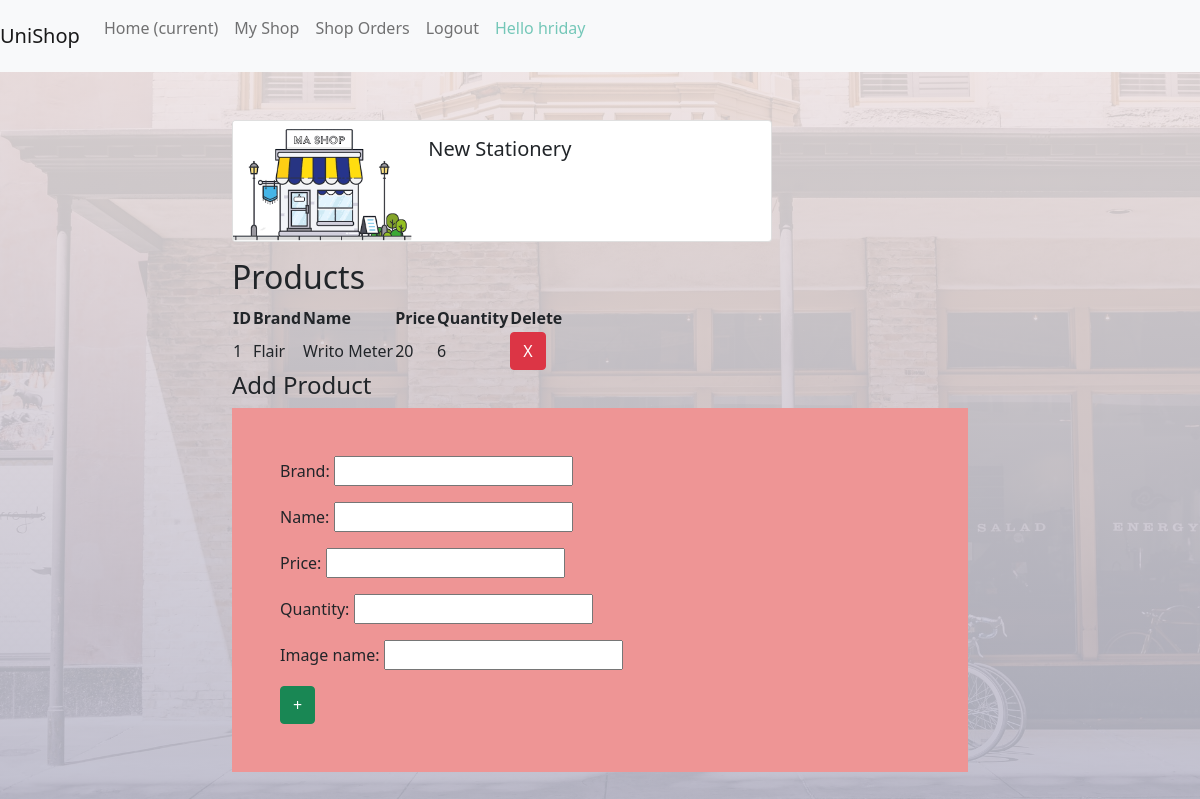
The page /myshop/ (signed in) on the database as committed earlier.
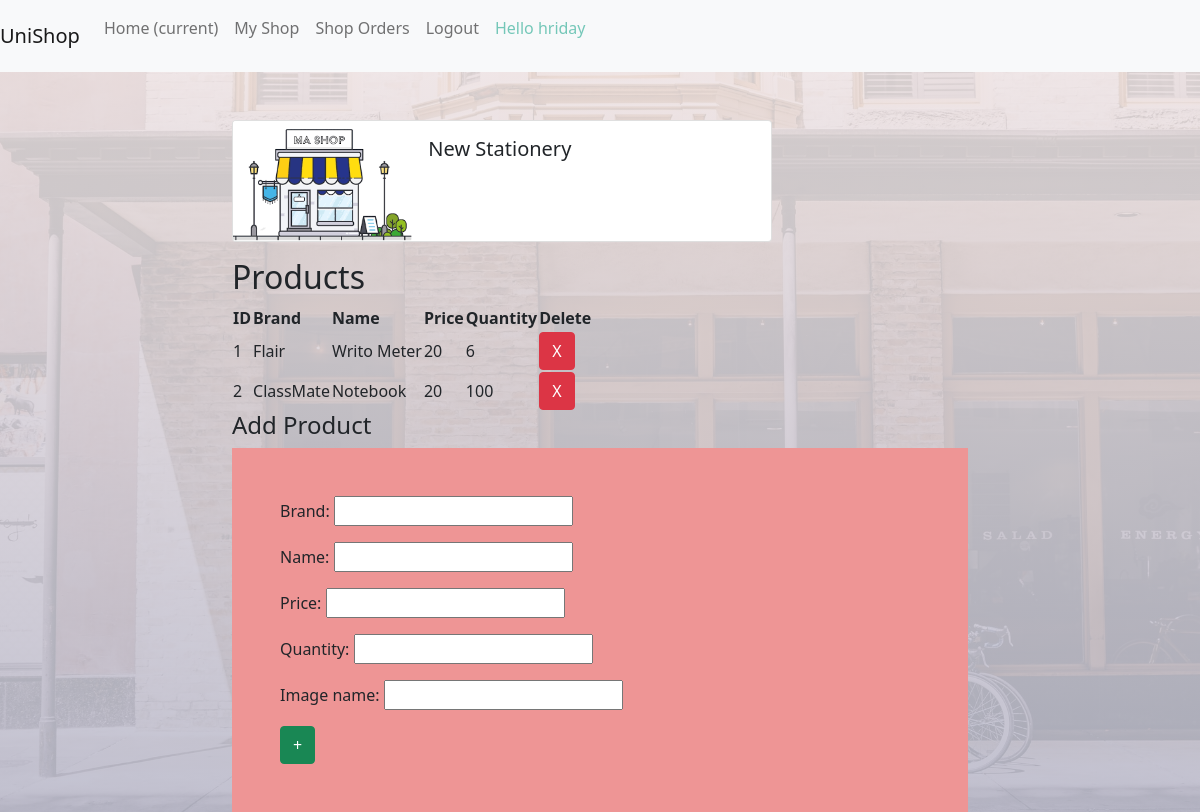
The same page on the database as committed later.
### unishop/models.py (models this page shows, shortened)
class Shop(models.Model):
    name = models.CharField(max_length=100)
    location = models.CharField(max_length=100)
    pincode = models.PositiveIntegerField()
    owner = models.OneToOneField(User,on_delete=models.CASCADE,related_name="shop")
    image_name = models.CharField(max_length=200)
    class Meta:
        db_table = "Shop"

class Product(models.Model):
    brand = models.CharField(max_length=50)
    name = models.CharField(max_length=50)
    price = models.PositiveIntegerField()
    quantity = models.PositiveIntegerField()
    image_name = models.CharField(max_length=100)
    shop = models.ForeignKey('Shop',on_delete=models.CASCADE)
    class Meta:
        db_table = "Product"

### unishop/views.py (the view)
# urls.py: path('myshop/',views.myshop,name = "myshop"),
@login_required
def myshop(request):
    if not request.user.profile.is_owner:
        return redirect('/')
    if request.method == "GET":
        shop_form = ShopForm()
        product_form = ProductForm()
        return render(request,'unishop/myshop.html',{
            "shop_form" : shop_form,
            "product_form" : product_form
        })
    else:
        shop = ShopForm(request.POST)
        shop = shop.save(commit=False)
        shop.owner = request.user
        shop.save()
        return redirect('/myshop')

### unishop/forms.py
class ShopForm(forms.ModelForm):
    class Meta:
        model = Shop
        exclude = ["owner"]

class ProductForm(forms.ModelForm):
    class Meta:
        model = Product
        fields = ['brand','name','price','quantity','image_name']

### unishop/templates/unishop/myshop.html (shortened to what this page needs)
{% extends 'unishop/base.html' %}
{% block bodyblock %}
<div class="container">
{% if not user.shop %}
<div class="row align-items-center justify-content-center">
    <div class="col-lg-8 col-md-10 col-sm-10">
        <h1>You need to create your shop first</h1>
    </div>
</div>
<div class="row align-items-center justify-content-center">
    <div class="col-lg-8 col-md-10 col-sm-10 bg-form">
        <div class="form-warp">
            <form action="/myshop/" method = "POST" class = "form ">
                {{shop_form.as_p}}
                {% csrf_token %}
                <button type = "submit" class = "btn btn-primary">Create Shop</button>
            </form>
        </div>
    </div>
</div>
{% else %}
<div class="row align-items-center justify-content-center">
    <div class="col-lg-8 col-md-10 col-sm-10 align-items-center justify-content-center">
        <div class="card mb-3 mt-5" style="max-width: 540px;">
            <div class="row g-0">
              <div class="col-md-4">
                <img class = "card-img" src="{{user.shop.image_name}}" alt="...">
              </div>
              <div class="col-md-8">
                <div class="card-body">
                  <h5 class="card-title">{{user.shop.name}}</h5>
                </div>
              </div>
            </div>
          </div>
        <h2>Products</h2>
    </div>
</div>
<div class="row align-items-center justify-content-center">
    <div class="col-lg-8 col-md-10 col-sm-10">
        <table>
            <tr>
                <th>ID</th>
                <th>Brand</th>
                <th>Name</th>
                <th>Price</th>
                <th>Quantity</th>
                <th>Delete</th>
            </tr>
            {% for product in user.shop.product_set.all  %}
            <tr>
                <td>{{product.id}}</td>
                <td>{{product.brand}}</td>
                <td>{{product.name}}</td>
                <td>{{product.price}}</td>
                <td>{{product.quantity}}</td>
                <td><a  class ="btn btn-danger" href = "/product/delete/{{product.id}}" >X</a></td>
            </tr>
        {% endfor %}
        </table>
    </div>
</div>
<div class="row align-items-center justify-content-center mb-5">
    <div class="col-lg-8 col-md-10 col-sm-10">
        <h4>Add Product</h4>
        <div class="form-warp bg-form ">
            <form action="/product/add/" method = "POST" class="form p-5 round">
                {{product_form.as_p}}
                <button type = "submit" class= "btn btn-success"> + </button>
            </form>
        </div>
    </div>
</div>
{% endif %}
</div>
{% endblock bodyblock %}

### unishop/templates/unishop/base.html (shortened to what this page needs)
<!DOCTYPE html>
{% load static %}
<html lang="en">
<head>
    <link rel="stylesheet" href= "{% static 'unishop/css/bootstrap.min.css' %}" >
    <link rel="stylesheet" href= "{% static 'unishop/css/index.css' %}" >
</head>
<body>
<nav class="navbar navbar-expand-lg navbar-light bg-light">
  <a class="navbar-brand" href="#">UniShop</a>
  <div class="collapse navbar-collapse" id="navbarNav">
    <ul class="navbar-nav">
      <li class="nav-item active">
        <a class="nav-link" href="/">Home <span class="sr-only">(current)</span></a>
      </li>
      {% if user.is_authenticated %}
          {% if  user.profile.is_owner %}
          <li class="nav-item">
            <a class="nav-link" href="/myshop">My Shop</a>
          </li>
          <li class="nav-item">
            <a class="nav-link" href="/shoporders">Shop Orders</a>
          </li>
          {% endif %}
          <li class="nav-item">
            <a class="nav-link" href="/logout">Logout</a>
          </li>
      {% endif %}
      {% if user.is_authenticated %}
      <li class="nav-item">
        <p class = "nav-link red-color" style = "color:#74c7b8"> Hello {{user.username}} </p>
      </li>
      {% endif %}
    </ul>
  </div>
</nav>
    {% block bodyblock %}
    {% endblock bodyblock %}
</body>
</html>

### unishop/static/unishop/css/index.css (style rules this page uses)
body { background-image:linear-gradient(rgba(243, 232, 232, 0.877),rgba(187, 187, 204, 0.884)),url('/static/unishop/images/bg.jpg'); background-position: center; background-attachment: fixed; background-size: cover; height:90vh; }
.card-img { width:100%; height:auto; }
.register-div , .bg-table , .bg-form { background-color: #ee9595; }

Rows that differ between the two databases and show on the page:
added Product: id "2", brand "ClassMate", name "Notebook", price "20", quantity "100"
